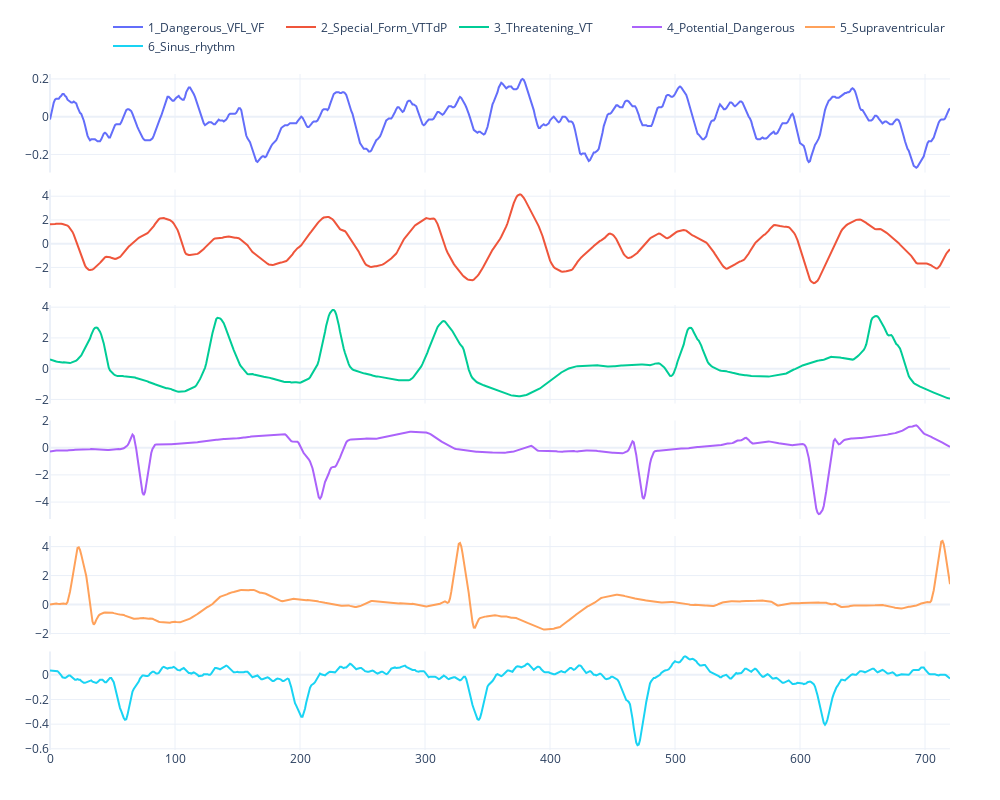

The code cell stored with this chart in its notebook:
### Code cell
sample_id = 1
fig = make_subplots(rows=len(test_data), cols=1, shared_xaxes=True, shared_yaxes=True, vertical_spacing=0.025)

fig.add_traces([
    go.Scatter(y=test_data[0][sample_id,:,0], name=test_label[0][0]),
    go.Scatter(y=test_data[1][sample_id,:,0], name=test_label[1][0]),
    go.Scatter(y=test_data[2][sample_id,:,0], name=test_label[2][0]),
    go.Scatter(y=test_data[3][sample_id,:,0], name=test_label[3][0]),
    go.Scatter(y=test_data[4][sample_id,:,0], name=test_label[4][0]),
    go.Scatter(y=test_data[5][sample_id,:,0], name=test_label[5][0]),
], rows=[1,2,3,4,5,6], cols=1)

fig.update_layout(height=800, width=1000)

fig.show()

### Figure 1 — Plotly figure (JSON) as saved in the notebook; plotly's stock layout.template omitted (floating-point values rounded to 4 significant figures; data arrays with more than 128 entries replaced by an {"elided": "..."} marker saying what was removed)
{"data": [{"name": "1_Dangerous_VFL_VF", "type": "scatter", "xaxis": "x", "y": {"elided": "721 float values"}, "yaxis": "y"}, {"name": "2_Special_Form_VTTdP", "type": "scatter", "xaxis": "x2", "y": {"elided": "721 float values"}, "yaxis": "y2"}, {"name": "3_Threatening_VT", "type": "scatter", "xaxis": "x3", "y": {"elided": "721 float values"}, "yaxis": "y3"}, {"name": "4_Potential_Dangerous", "type": "scatter", "xaxis": "x4", "y": {"elided": "721 float values"}, "yaxis": "y4"}, {"name": "5_Supraventricular", "type": "scatter", "xaxis": "x5", "y": {"elided": "721 float values"}, "yaxis": "y5"}, {"name": "6_Sinus_rhythm", "type": "scatter", "xaxis": "x6", "y": {"elided": "721 float values"}, "yaxis": "y6"}], "layout": {"height": 800, "width": 1000, "xaxis": {"anchor": "y", "domain": [0, 1], "matches": "x6", "showticklabels": false}, "xaxis2": {"anchor": "y2", "domain": [0, 1], "matches": "x6", "showticklabels": false}, "xaxis3": {"anchor": "y3", "domain": [0, 1], "matches": "x6", "showticklabels": false}, "xaxis4": {"anchor": "y4", "domain": [0, 1], "matches": "x6", "showticklabels": false}, "xaxis5": {"anchor": "y5", "domain": [0, 1], "matches": "x6", "showticklabels": false}, "xaxis6": {"anchor": "y6", "domain": [0, 1]}, "yaxis": {"anchor": "x", "domain": [0.8542, 1]}, "yaxis2": {"anchor": "x2", "domain": [0.6833, 0.8292]}, "yaxis3": {"anchor": "x3", "domain": [0.5125, 0.6583]}, "yaxis4": {"anchor": "x4", "domain": [0.3417, 0.4875]}, "yaxis5": {"anchor": "x5", "domain": [0.1708, 0.3167]}, "yaxis6": {"anchor": "x6", "domain": [0, 0.1458]}}}
